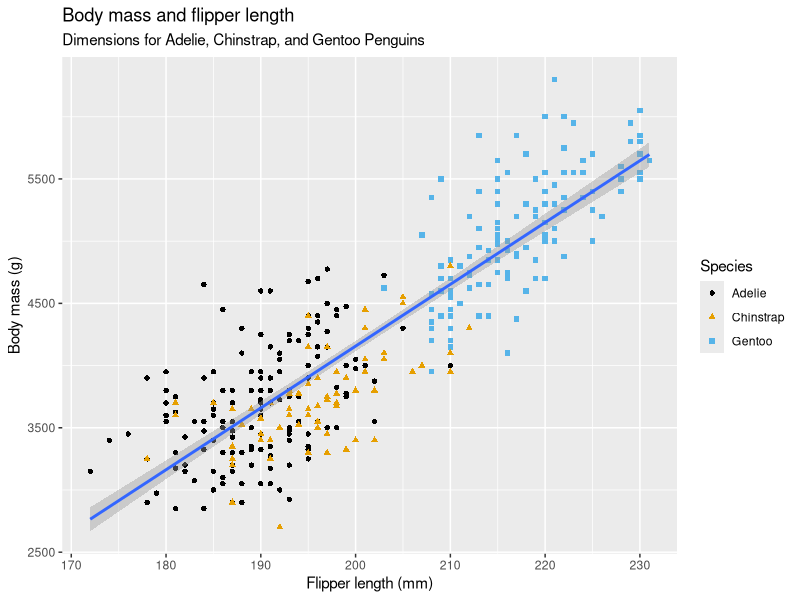

Recreate this plot in R.
## ---- chunk 1
#| label: fig-palmer-scatter
#| fig-cap: "Scatterplot of body mass and flipper length for the penguin dataset"

library(palmerpenguins)
library(tidyverse)
library(ggthemes)

ggplot(
  data = penguins,
  mapping = aes(x = flipper_length_mm, y = body_mass_g)
) +
  geom_point(aes(color = species, shape = species)) +
  geom_smooth(method = "lm") +
  labs(
    title = "Body mass and flipper length",
    subtitle = "Dimensions for Adelie, Chinstrap, and Gentoo Penguins",
    x = "Flipper length (mm)", y = "Body mass (g)",
    color = "Species", shape = "Species"
  ) +
  scale_color_colorblind()
